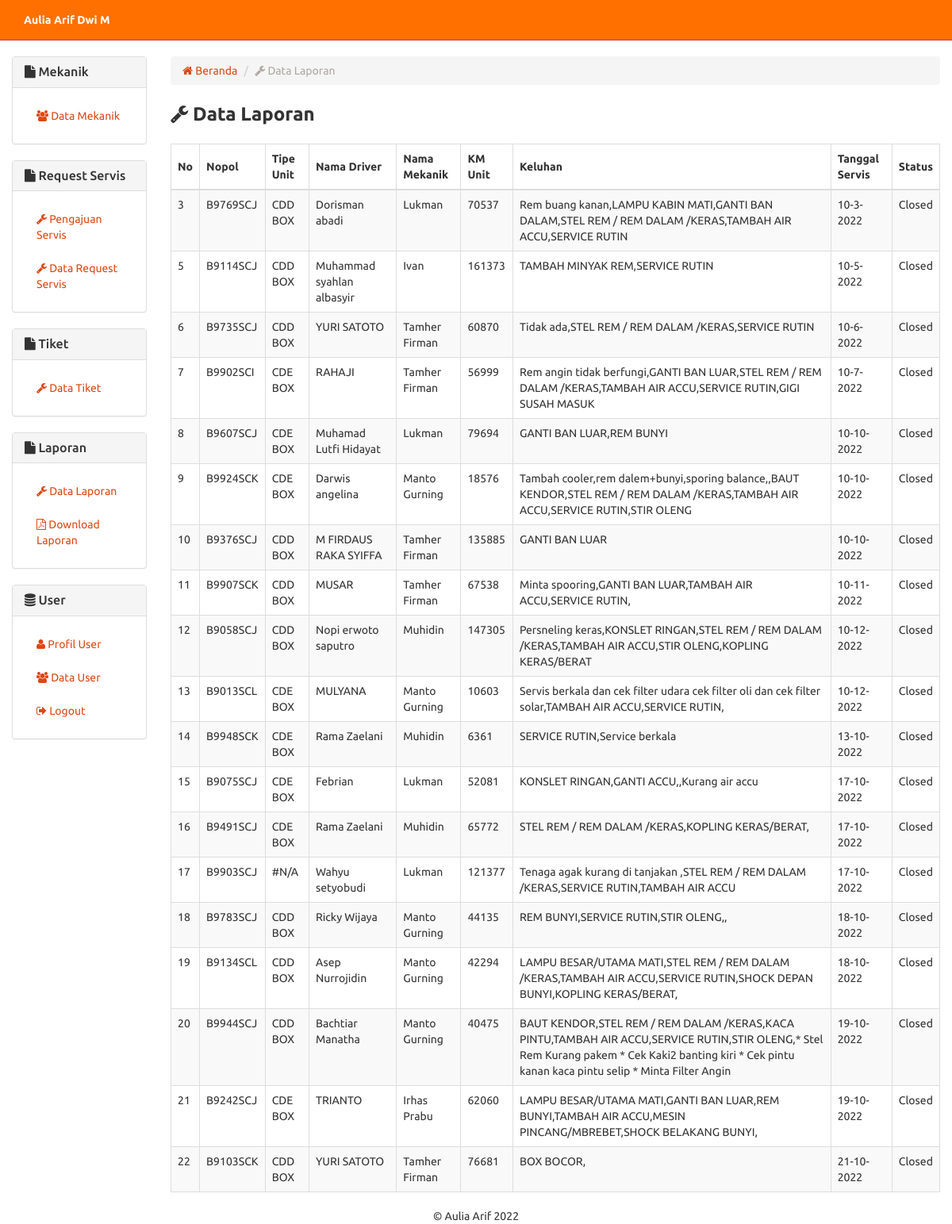
The app's page /laporan.php (signed in), older data.
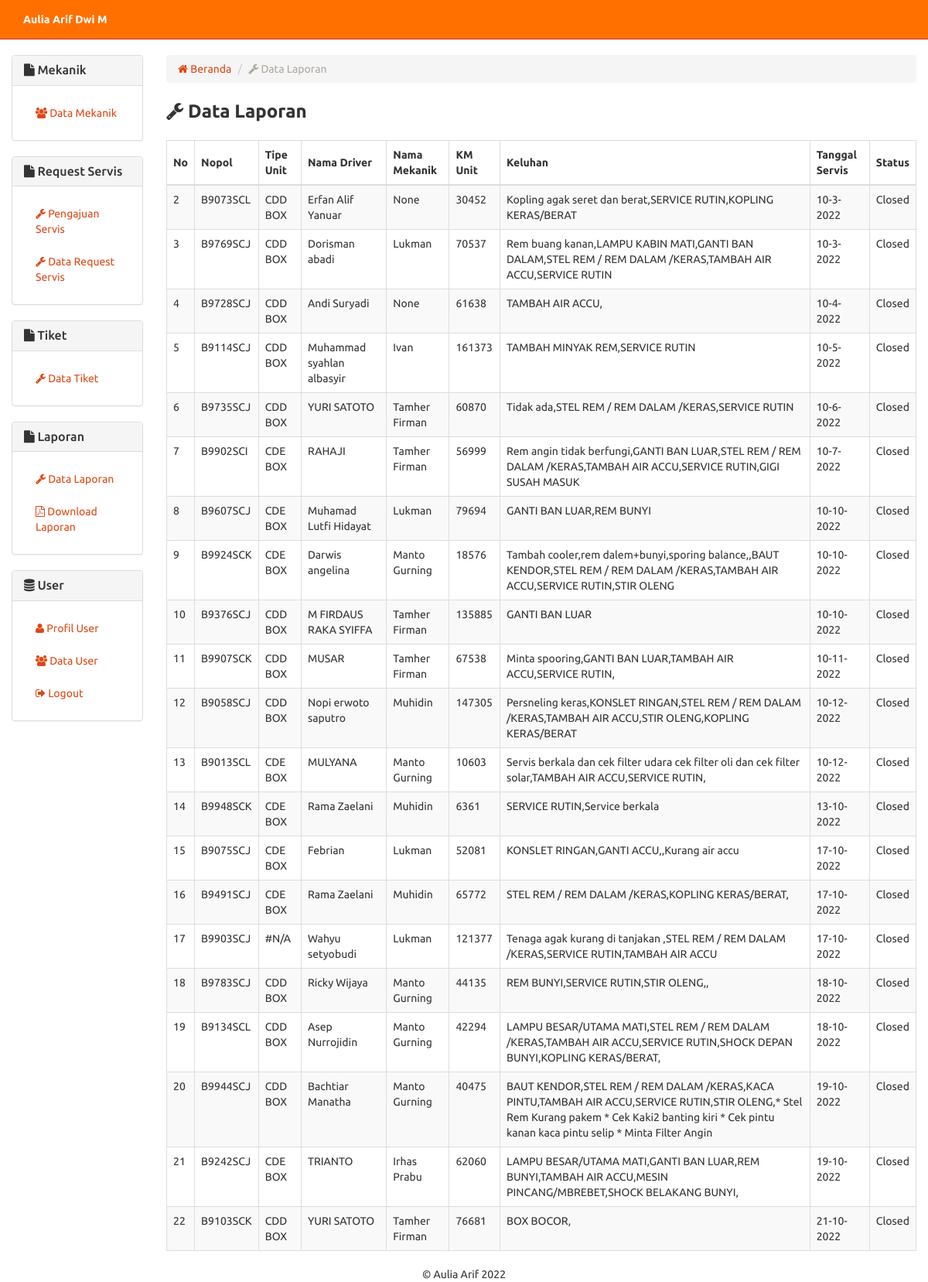
The same page, newer data.
### tables this page shows
CREATE TABLE `tiket` (
  `no_tiket` int(5) NOT NULL,
  `nopol` varchar(10) NOT NULL,
  `tipe_unit` varchar(10) NOT NULL,
  `nama_driver` varchar(30) NOT NULL,
  `nama_mekanik` varchar(30) DEFAULT NULL,
  `km_unit` varchar(6) NOT NULL,
  `keluhan` varchar(200) NOT NULL,
  `tanggal_servis` varchar(15) DEFAULT NULL,
  `status` varchar(10) NOT NULL
);

### includes/laporan.inc.php (called while the page is built, shortened)
<?php
class Tiket{
  private $conn;
  public function __construct($db){
    $this->conn = $db;
  }
	function readAll(){
	    $query = "SELECT * FROM tiket
	              #JOIN mekanik ON tiket.nama_mekanik=mekanik.nama_mekanik
	              #JOIN 213_pelanggan ON tiket.id_pelanggan=213_pelanggan.id_pelanggan
		          #JOIN 213_sparepart ON tiket.id_sparepart=213_sparepart.id_sparepart
		         # JOIN unit ON tiket.nopol=unit.nopol
		          WHERE status = 'Closed' ";
		$stmt = $this->conn->prepare( $query );
		$stmt->execute();
		return $stmt;
	}
	function countAll(){
		$query = "SELECT * FROM tiket
		          JOIN mekanik ON tiket.nama_mekanik=mekanik.nama_mekanik
		          #JOIN 213_pelanggan ON tiket.id_pelanggan=213_pelanggan.id_pelanggan
		          #JOIN 213_sparepart ON tiket.id_sparepart=213_sparepart.id_sparepart
		          JOIN unit ON tiket.nopol=unit.nopol";
		$stmt = $this->conn->prepare( $query );
		$stmt->execute();
		return $stmt->rowCount();
	}
}
?>

### laporan.php (the view, shortened to what this page needs)
<?php
include "header.php";
include_once 'includes/laporan.inc.php';
$pro = new Tiket($db);
$stmt = $pro->readAll();
            ?>
<div class="row">
	<div class="col-xs-12 col-sm-12 col-md-2">
		  	<?php
			include_once 'sidebar.php';
			?>
	</div>
	<div class="col-xs-12 col-sm-12 col-md-10">
	<ol class="breadcrumb">
	  <li><a href="index.php"><span class="fa fa-home"></span> Beranda</a></li>
	  <li class="active"><span class="fa fa-wrench"></span> Data Laporan</li>
	</ol>
<form method="post">
    <div class="row">
        <div class="col-md-6 text-left">
            <strong style="font-size:18pt;"><span class="fa fa-wrench"></span> Data Laporan</strong>
        </div>
    </div>
    <br/>
    <table width="100%" class="table table-striped table-bordered" id="tabeldata">
        <thead>
            <tr class="text-center">
                <th style="vertical-align:middle;">No</th>
                <th style="vertical-align:middle;">Nopol</th>
                <th style="vertical-align:middle;">Tipe Unit</th>
                <th style="vertical-align:middle;">Nama Driver</th>
                <th style="vertical-align:middle;">Nama Mekanik</th>
                <th style="vertical-align:middle;">KM Unit</th>
                <th style="vertical-align:middle;">Keluhan</th>
				<th style="vertical-align:middle;">Tanggal Servis</th>
                <th style="vertical-align:middle;">Status</th>
            </tr>
        </thead>
               <tbody>
    <?php
    while ($row = $stmt->fetch(PDO::FETCH_ASSOC)){
    ?>
            <tr>
            <td style="vertical-align:center;"><?php echo $row['no_tiket'] ?></td>
            <td style="vertical-align:center;"><?php echo $row['nopol'] ?></td>
             <td style="vertical-align:center;"><?php echo $row['tipe_unit'] ?></td>
            <td style="vertical-align:center;"><?php echo $row['nama_driver'] ?></td>
    	    <td style="vertical-align:center;"><?php echo $row['nama_mekanik'] ?></td>
            <td style="vertical-align:center;"><?php echo $row['km_unit'] ?></td>
            <td style="vertical-align:center;"><?php echo $row['keluhan'] ?></td>
		    <td style="vertical-align:center;"><?php echo $row['tanggal_servis'] ?></td>
            <td style="vertical-align:center;"><?php echo $row['status'] ?></td>
            </tr>
		 <?php
    }
    ?>
        </tbody>
    </table>
    </form>
</div>
</div>
<?php include "footer.php"; ?>

### header.php (shortened to what this page needs)
<!DOCTYPE html>
<html lang="en">
  <head>
    <link href="css/bootstrap.min.css" rel="stylesheet">
    <link href="css/dataTables.bootstrap.min.css" rel="stylesheet">
    <link type="text/css" href="css/jquery.toastmessage.css" rel="stylesheet"/>
	<link rel="stylesheet" href="css/font-awesome.min.css">
  </head>
  <body>
	<nav class="aku navbar navbar-default navbar-static-top" style="background-color: #FF7000;">
	  <div class="container-fluid">
		<div class="navbar navbar-fixed-top">
  <div class="navbar-inner">
    <div class="container"> <a class="btn btn-navbar" data-toggle="collapse" data-target=".nav-collapse">
	</a> </a>
    </div>
  </div>
</div>
		<div class="collapse navbar-collapse" id="bs-example-navbar-collapse-1">
		  <ul class="nav navbar-nav navbar-left">
			<li><a href="profil.php"><b><?php echo $_SESSION['nama_user'] ?></b></a></li>
		  </ul>
		</div>
	  </div>
	</nav>
    <div class="container-fluid">

### sidebar.php
 	<div class="panel panel-default">
  <div class="panel-heading">
    <h3 class="panel-title"><span class="fa fa-file"></span> Mekanik</h3>
  </div>
  <div class="panel-body">
    <ul class="nav nav-pills nav-stacked">
	  <li role="presentation"><a href="mekanik.php"><span class="fa fa-users"></span> Data Mekanik</a></li>
	</ul>
  </div>
</div>
 	<div class="panel panel-default">
  <div class="panel-heading">
    <h3 class="panel-title"><span class="fa fa-file"></span> Request Servis</h3>
  </div>
  <div class="panel-body">
    <ul class="nav nav-pills nav-stacked">
	  <li role="presentation"><a href="request-baru.php"><span class="fa fa-wrench"></span> Pengajuan Servis</a></li>
	  <li role="presentation"><a href="request.php"><span class="fa fa-wrench"></span> Data Request Servis</a></li>
	</ul>
  </div>
</div>
 	<div class="panel panel-default">
  <div class="panel-heading">
    <h3 class="panel-title"><span class="fa fa-file"></span> Tiket</h3>
  </div>
  <div class="panel-body">
    <ul class="nav nav-pills nav-stacked">
	  <li role="presentation"><a href="tiket.php"><span class="fa fa-wrench"></span> Data Tiket</a></li>
	</ul>
  </div>
</div>
<div class="panel panel-default">
  <div class="panel-heading">
    <h3 class="panel-title"><span class="fa fa-file"></span> Laporan</h3>
  </div>
  <div class="panel-body">
    <ul class="nav nav-pills nav-stacked">
   		<li role="presentation"><a href="laporan.php"><span class="fa fa-wrench"></span> Data Laporan</a></li>
		<li role="presentation"><a href="laporan-servis.php" target="_blank"><span class="fa fa-file-pdf-o"></span> Download Laporan</a></li>
	</ul>
  </div>
</div>
 	<div class="panel panel-default">
  <div class="panel-heading">
    <h3 class="panel-title"><span class="fa fa-database"></span> User</h3>
  </div>
  <div class="panel-body">
    <ul class="nav nav-pills nav-stacked">
	  <li role="presentation"><a href="profil.php"><span class="fa fa-user"></span> Profil User</a></li>
	  <li role="presentation"><a href="user.php"><span class="fa fa-users"></span> Data User</a></li>
	  <li role="presentation"><a href="login.php"><span class="fa fa-sign-out"></span> Logout</a></li>
	</ul>
  </div>
</div>

### footer.php (shortened to what this page needs)
<footer class="text-center">&copy; Aulia Arif 2022</footer>
	</div>
  </body>
</html>

Row changes from the older to the newer data that the page shows:
now on this page (row edited): tiket: no_tiket "2", nopol "B9073SCL", tipe_unit "CDD BOX", nama_driver "Erfan Alif Yanuar", nama_mekanik "None", km_unit "30452", keluhan "Kopling agak seret dan berat,SERVICE RUTIN,KOPLING KERAS/BERAT", tanggal_servis "10-3-2022", status "Closed"
now on this page (row edited): tiket: no_tiket "4", nopol "B9728SCJ", tipe_unit "CDD BOX", nama_driver "Andi Suryadi", nama_mekanik "None", km_unit "61638", keluhan "TAMBAH AIR ACCU,", tanggal_servis "10-4-2022", status "Closed"
